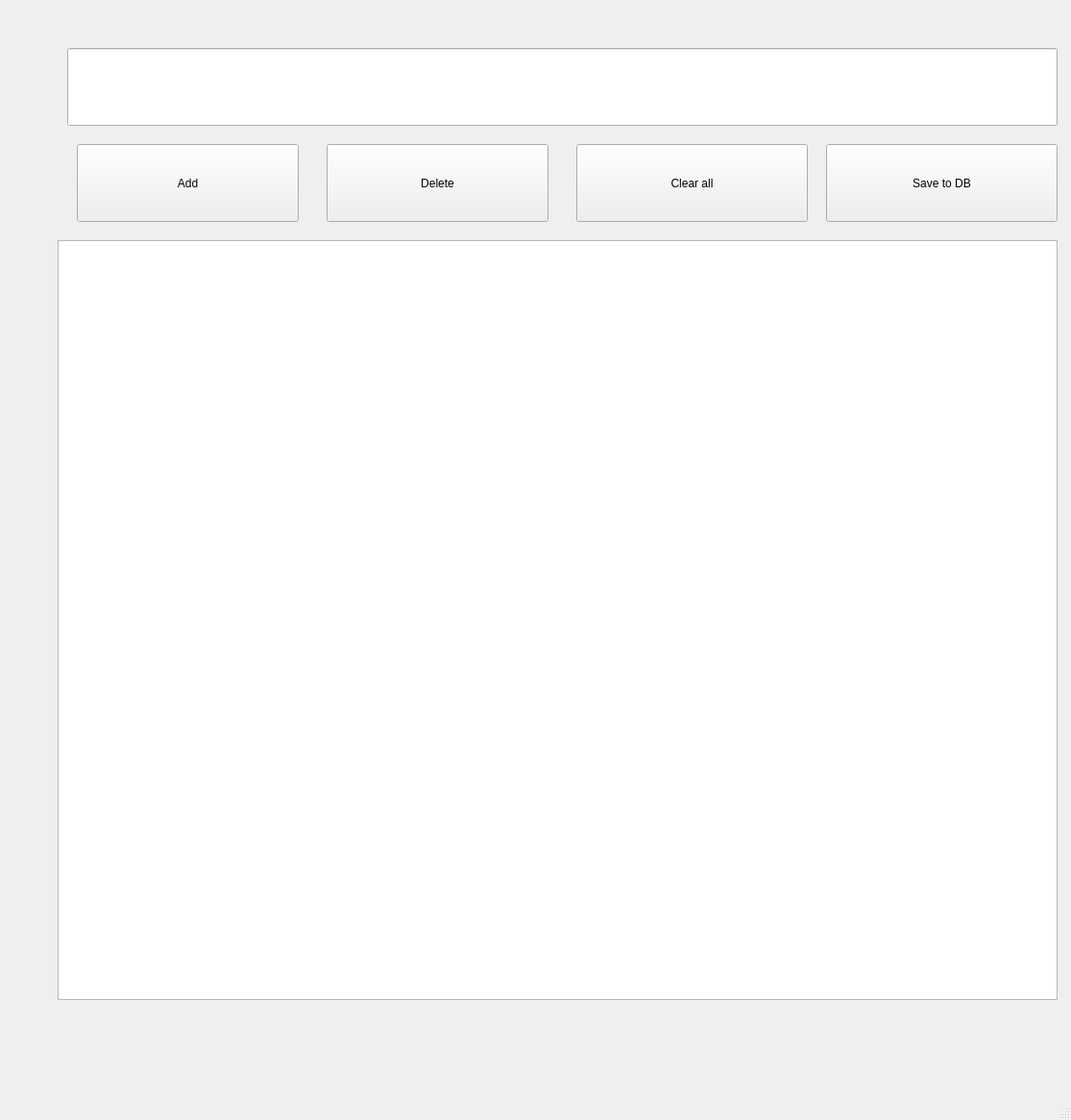
<?xml version="1.0" encoding="UTF-8"?>
<ui version="4.0">
 <class>MainWindow</class>
 <widget class="QMainWindow" name="MainWindow">
  <property name="geometry">
   <rect>
    <x>0</x>
    <y>0</y>
    <width>1115</width>
    <height>1166</height>
   </rect>
  </property>
  <property name="windowTitle">
   <string>ToDoList</string>
  </property>
  <widget class="QWidget" name="centralwidget">
   <widget class="QPushButton" name="additem_pushButton">
    <property name="geometry">
     <rect>
      <x>80</x>
      <y>150</y>
      <width>231</width>
      <height>81</height>
     </rect>
    </property>
    <property name="text">
     <string>Add</string>
    </property>
   </widget>
   <widget class="QPushButton" name="deleteitem_pushButton">
    <property name="geometry">
     <rect>
      <x>340</x>
      <y>150</y>
      <width>231</width>
      <height>81</height>
     </rect>
    </property>
    <property name="text">
     <string>Delete</string>
    </property>
   </widget>
   <widget class="QPushButton" name="clearAll_pushButton">
    <property name="geometry">
     <rect>
      <x>600</x>
      <y>150</y>
      <width>241</width>
      <height>81</height>
     </rect>
    </property>
    <property name="text">
     <string>Clear all</string>
    </property>
   </widget>
   <widget class="QLineEdit" name="addItem_lineEdit">
    <property name="geometry">
     <rect>
      <x>70</x>
      <y>50</y>
      <width>1031</width>
      <height>81</height>
     </rect>
    </property>
    <property name="font">
     <font>
      <pointsize>18</pointsize>
     </font>
    </property>
    <property name="text">
     <string/>
    </property>
   </widget>
   <widget class="QListWidget" name="myList_listWidget">
    <property name="geometry">
     <rect>
      <x>60</x>
      <y>250</y>
      <width>1041</width>
      <height>791</height>
     </rect>
    </property>
   </widget>
   <widget class="QPushButton" name="save_pushButton">
    <property name="geometry">
     <rect>
      <x>860</x>
      <y>150</y>
      <width>241</width>
      <height>81</height>
     </rect>
    </property>
    <property name="text">
     <string>Save to DB</string>
    </property>
   </widget>
  </widget>
  <widget class="QMenuBar" name="menubar">
   <property name="geometry">
    <rect>
     <x>0</x>
     <y>0</y>
     <width>1115</width>
     <height>26</height>
    </rect>
   </property>
  </widget>
  <widget class="QStatusBar" name="statusbar"/>
 </widget>
 <resources/>
 <connections/>
</ui>
